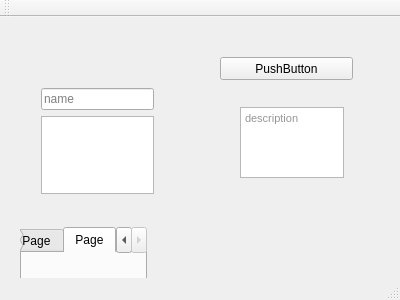
<?xml version="1.0" encoding="UTF-8"?>
<ui version="4.0">
 <class>MainWindow</class>
 <widget class="QMainWindow" name="MainWindow">
  <property name="geometry">
   <rect>
    <x>0</x>
    <y>0</y>
    <width>400</width>
    <height>300</height>
   </rect>
  </property>
  <property name="windowTitle">
   <string>MainWindow</string>
  </property>
  <widget class="QWidget" name="centralWidget">
   <property name="sizePolicy">
    <sizepolicy hsizetype="Expanding" vsizetype="Expanding">
     <horstretch>0</horstretch>
     <verstretch>0</verstretch>
    </sizepolicy>
   </property>
   <widget class="QWidget" name="verticalLayoutWidget">
    <property name="geometry">
     <rect>
      <x>30</x>
      <y>60</y>
      <width>135</width>
      <height>128</height>
     </rect>
    </property>
    <layout class="QVBoxLayout" name="verticalLayout">
     <item>
      <widget class="QLineEdit" name="lineEdit">
       <property name="placeholderText">
        <string>name</string>
       </property>
      </widget>
     </item>
     <item>
      <widget class="QPlainTextEdit" name="plainTextEdit">
       <property name="plainText">
        <string extracomment="afafaafafa"/>
       </property>
      </widget>
     </item>
    </layout>
   </widget>
   <widget class="QTextEdit" name="textEdit">
    <property name="geometry">
     <rect>
      <x>240</x>
      <y>90</y>
      <width>104</width>
      <height>71</height>
     </rect>
    </property>
    <property name="html">
     <string>&lt;!DOCTYPE HTML PUBLIC &quot;-//W3C//DTD HTML 4.0//EN&quot; &quot;http://www.w3.org/TR/REC-html40/strict.dtd&quot;&gt;
&lt;html&gt;&lt;head&gt;&lt;meta name=&quot;qrichtext&quot; content=&quot;1&quot; /&gt;&lt;style type=&quot;text/css&quot;&gt;
p, li { white-space: pre-wrap; }
&lt;/style&gt;&lt;/head&gt;&lt;body style=&quot; font-family:'MS Shell Dlg 2'; font-size:8.25pt; font-weight:400; font-style:normal;&quot;&gt;
&lt;p style=&quot; margin-top:0px; margin-bottom:0px; margin-left:0px; margin-right:0px; -qt-block-indent:0; text-indent:0px;&quot;&gt;&lt;span style=&quot; font-size:8pt; color:#959595;&quot;&gt;description&lt;/span&gt;&lt;/p&gt;&lt;/body&gt;&lt;/html&gt;</string>
    </property>
    <property name="overwriteMode">
     <bool>true</bool>
    </property>
    <property name="acceptRichText">
     <bool>true</bool>
    </property>
   </widget>
   <widget class="QPushButton" name="pushButton">
    <property name="geometry">
     <rect>
      <x>220</x>
      <y>40</y>
      <width>133</width>
      <height>23</height>
     </rect>
    </property>
    <property name="text">
     <string>PushButton</string>
    </property>
   </widget>
   <widget class="QTabWidget" name="tabWidget">
    <property name="geometry">
     <rect>
      <x>20</x>
      <y>210</y>
      <width>127</width>
      <height>80</height>
     </rect>
    </property>
    <property name="currentIndex">
     <number>4</number>
    </property>
    <widget class="QWidget" name="tab">
     <attribute name="title">
      <string>Tab 1</string>
     </attribute>
    </widget>
    <widget class="QWidget" name="tab_2">
     <attribute name="title">
      <string>Tab 2</string>
     </attribute>
    </widget>
    <widget class="QWidget" name="tab_3">
     <attribute name="title">
      <string>Page</string>
     </attribute>
    </widget>
    <widget class="QWidget" name="tab_4">
     <attribute name="title">
      <string>Page</string>
     </attribute>
    </widget>
    <widget class="QWidget" name="tab_5">
     <attribute name="title">
      <string>Page</string>
     </attribute>
    </widget>
   </widget>
  </widget>
  <widget class="QMenuBar" name="menuBar">
   <property name="geometry">
    <rect>
     <x>0</x>
     <y>0</y>
     <width>400</width>
     <height>21</height>
    </rect>
   </property>
  </widget>
  <widget class="QToolBar" name="mainToolBar">
   <attribute name="toolBarArea">
    <enum>TopToolBarArea</enum>
   </attribute>
   <attribute name="toolBarBreak">
    <bool>false</bool>
   </attribute>
  </widget>
  <widget class="QStatusBar" name="statusBar"/>
 </widget>
 <layoutdefault spacing="6" margin="11"/>
 <resources/>
 <connections/>
</ui>
